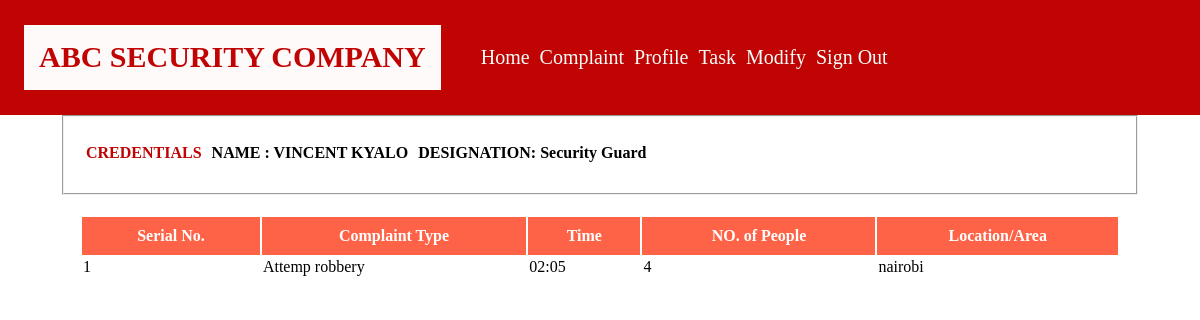
The app's page /Security/SecurityGuard/Complaint.php (signed in) with its own data.
### tables this page shows
CREATE TABLE `abc_complaint` (
  `complaint_id` int(11) NOT NULL,
  `complaint_type` text NOT NULL,
  `complaint_time` text NOT NULL,
  `complaint_no_people` int(11) NOT NULL,
  `complaint_location` text NOT NULL,
  `complaint_status` text NOT NULL
);

### Security/Database/complaintdata.php (called while the page is built)
<?php
require_once('dbconfig.php');
$QUERY = mysqli_query($conn, "SELECT * FROM abc_complaint");
?>

### Security/SecurityGuard/Complaint.php (the view)
<?php require_once('header.php');?>
<?php  require_once('../Database/complaintdata.php');?>
<section>
    <div class="container">
        <div class="table">
            <table>
                <tr>
                    <th>Serial No.</th>
                    <th>Complaint Type</th>
                    <th>Time</th>
                    <th>NO. of People</th>
                    <th>Location/Area</th>
                </tr>
<?php
$i = 1;
while($DATA= mysqli_fetch_assoc($QUERY)){
?>
                <tr>
                    <td><?php echo  $i ;?></td>
                    <td><?php echo $DATA['complaint_type'] ;?></td>
                    <td><?php echo   $DATA['complaint_time']  ;?></td>
                    <td><?php echo   $DATA['complaint_no_people'] ;?></td>
                    <td><?php echo   $DATA['complaint_location'] ;?></td>
                </tr>
<?php
$i++;
}?>
            </table>
        </div>
    </div>
</section>
<?php require_once('footer.php');?>

### styles/decoration.css (style rules this page uses)
body { padding: 0px; margin: 0px; }
.container { width: 90%; margin: auto; }
.table { padding: 20px; }
.table table { width: 100%; }
.table table tr th { color: white; background-color: tomato; padding: 10px; }

### records on screen
abc_complaint: complaint_type "Attemp robbery", complaint_time "02:05", complaint_no_people "4", complaint_location "nairobi"

### other values on screen
$_SESSION["name"] "VINCENT KYALO"
$_SESSION["DESIGNATION"] "Security Guard"
